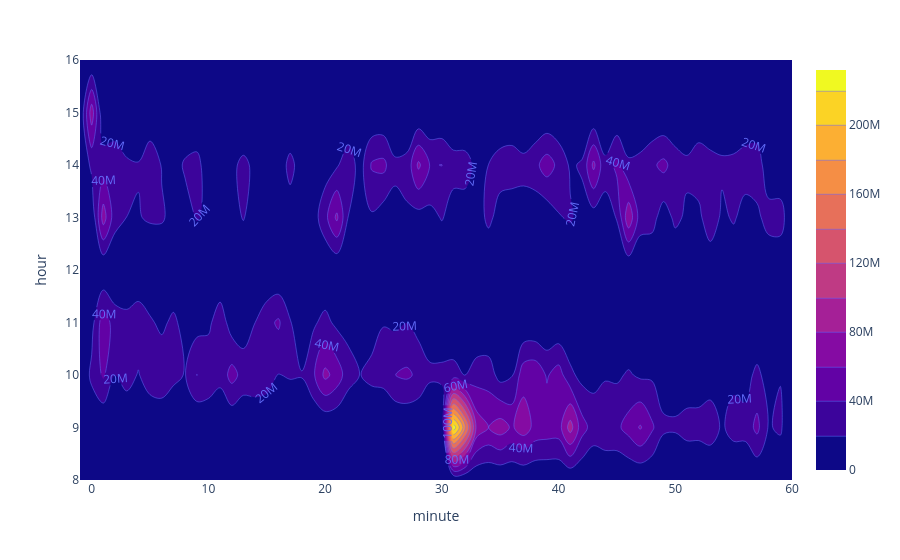

The code cell stored with this chart in its notebook:
### Markdown cell above
========== 三日分钟交易量密度图

### Code cell
fig = px.density_contour(df3, y="hour",x='minute',z='amount',histfunc='sum',nbinsx=60,nbinsy=7)
fig.update_traces(contours_coloring="fill", contours_showlabels = True)

fig.show()

### Figure 1 — Plotly figure (JSON) as saved in the notebook; plotly's stock layout.template omitted (floating-point values rounded to 4 significant figures; data arrays with more than 128 entries replaced by an {"elided": "..."} marker saying what was removed)
{"data": [{"contours": {"coloring": "fill", "showlabels": true}, "histfunc": "sum", "hovertemplate": "minute=%{x}<br>hour=%{y}<br>sum of amount=%{z}<extra></extra>", "legendgroup": "", "line": {"color": "#636efa"}, "name": "", "nbinsx": 60, "nbinsy": 7, "showlegend": false, "type": "histogram2dcontour", "x": {"elided": "720 int values"}, "xaxis": "x", "xbingroup": "x", "y": {"elided": "720 int values"}, "yaxis": "y", "ybingroup": "y", "z": {"elided": "720 float values"}}], "layout": {"legend": {"tracegroupgap": 0}, "margin": {"t": 60}, "xaxis": {"anchor": "y", "domain": [0, 1], "title": {"text": "minute"}}, "yaxis": {"anchor": "x", "domain": [0, 1], "title": {"text": "hour"}}}}
